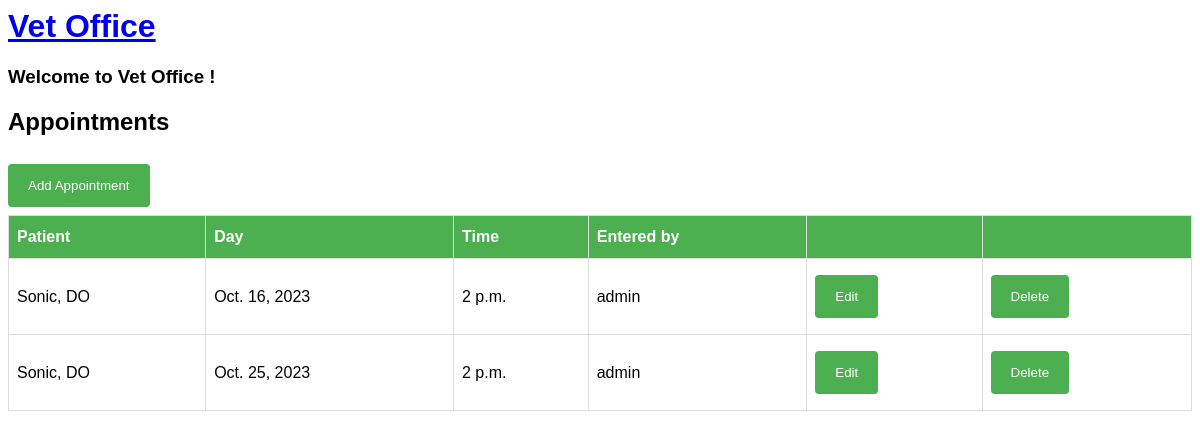
/appointment/list (signed in), run on an earlier commit of the app's database.
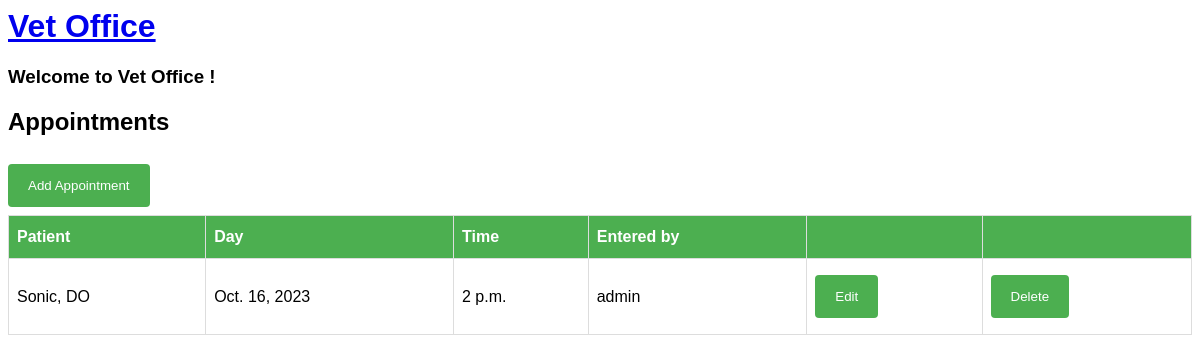
And on a later commit of the database.
### vetoffice/models.py (models this page shows, shortened)
class Appointment(models.Model):
    patient = models.ForeignKey(Patient, on_delete=models.CASCADE)
    day = models.DateField(auto_now=False, auto_now_add=False)
    time = models.TimeField(auto_now=False, auto_now_add=False)
    user = models.ForeignKey(
        User,
        models.SET_NULL,
        blank=True,
        null=True,
    )

class Patient(models.Model):
    DOG = 'DO'
    CAT = 'CA'
    BIRD = 'BI'
    REPTILE = 'RE'
    OTHER = 'OT'
    ANIMAL_TYPE_CHOICES = [
        (DOG, 'Dog'),
        (CAT, 'Cat'),
        (BIRD, 'Bird'),
        (REPTILE, 'Reptile'),
        (OTHER, 'Other'),
    ]
    animal_type = models.CharField(max_length=2, choices=ANIMAL_TYPE_CHOICES, default=OTHER)
    breed = models.CharField(max_length=200)
    pet_name = models.CharField(max_length=30)
    age = models.IntegerField(default=0)
    owner = models.ForeignKey(Owner, on_delete=models.CASCADE)
    def __str__(self):
        return self.pet_name + ", " + self.animal_type

### vetoffice/views.py (the view)
# urls.py: path('appointment/list', views.AppointmentList.as_view(), name="apptlist"),
class AppointmentList(LoginRequiredMixin, ListView):
   model = Appointment

### vetoffice/templates/vetoffice/appointment_list.html
{% extends 'vetoffice/base.html' %}
{% block content %}
<h2>Appointments</h2>
<a href="{% url 'apptcreate' %}"><button class="btn">Add Appointment</button></a>
<table id="owners">
    <tr>
        <th>Patient</th>
        <th>Day</th>
        <th>Time</th>
        <th>Entered by</th>
        <th> </th>
        <th> </th>
    </tr>
    {% for appt in appointment_list %}
    <tr>
    <tr>
        <td>{{ appt.patient }}</td>
        <td>{{ appt.day }}</td>
        <td>{{ appt.time }}</td>
        <td>{{ appt.user }}</td>
        <td><a href="{% url 'apptupdate' appt.id%}"><button>Edit</button></a></td>
        <td><a href="{% url 'apptdelete' appt.id%}"><button>Delete</button></a></td>
    </tr>
    {% endfor %}
</table>
{% endblock %}

### vetoffice/templates/vetoffice/base.html (shortened to what this page needs)
<head>
    </head>
    <body>
    <a href="{% url 'home' %}"><h1>Vet Office</h1></a>
    <h3>Welcome to Vet Office {{ name }}!</h3>
        {% block content %}
        {% endblock %}
    </body>

### vetoffice/templates/vetoffice/base.html (style rules this page uses)
body { font-family: Arial, Helvetica, sans-serif; }
table { border-collapse: collapse; width: 100%; }
td, th { border: 1px solid #ddd; padding: 8px; }
tr:nth-child(even) { background-color: #f2f2f2; }
th { padding-top: 12px; padding-bottom: 12px; text-align: left; background-color: #4CAF50; color: white; }
button, input[type=submit] { background-color: #4CAF50; color: white; padding: 14px 20px; margin: 8px 0; border: none; border-radius: 4px; cursor: pointer; }

What changed in the data, as far as the page shows it:
removed Appointment: patient "Sonic, DO", day "Oct. 25, 2023", time "2 p.m.", user "admin"
